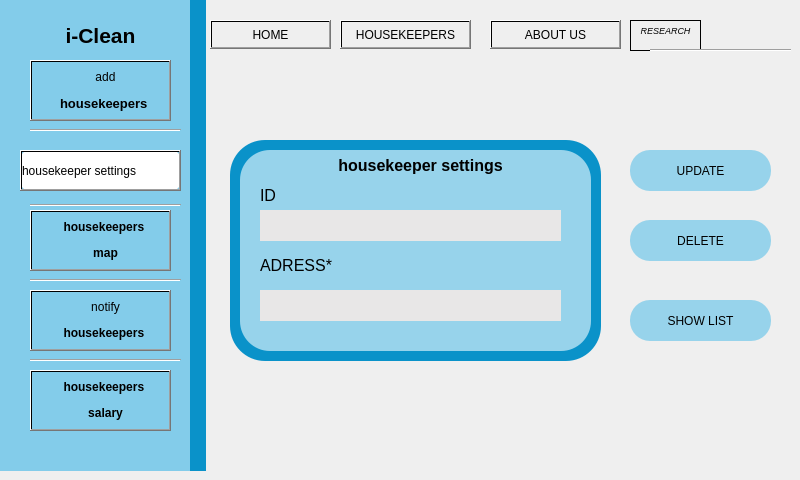
      <widget class="QWidget" name="page_57">
       <widget class="QStackedWidget" name="stackedWidget_18">
        <property name="geometry">
         <rect>
          <x>0</x>
          <y>0</y>
          <width>791</width>
          <height>471</height>
         </rect>
        </property>
        <property name="currentIndex">
         <number>0</number>
        </property>
        <widget class="QWidget" name="page_58">
         <widget class="QLabel" name="label_380">
          <property name="geometry">
           <rect>
            <x>0</x>
            <y>0</y>
            <width>841</width>
            <height>471</height>
           </rect>
          </property>
          <property name="text">
           <string/>
          </property>
          <property name="pixmap">
           <pixmap>../../../OneDrive - ESPRIT/Bureau/projet qt/arr.png</pixmap>
          </property>
         </widget>
         <widget class="QLabel" name="label_381">
          <property name="geometry">
           <rect>
            <x>0</x>
            <y>0</y>
            <width>191</width>
            <height>471</height>
           </rect>
          </property>
          <property name="styleSheet">
           <string notr="true">background-color: rgb(131, 204, 234);</string>
          </property>
          <property name="text">
           <string/>
          </property>
         </widget>
         <widget class="QLabel" name="label_382">
          <property name="geometry">
           <rect>
            <x>190</x>
            <y>0</y>
            <width>16</width>
            <height>471</height>
           </rect>
          </property>
          <property name="styleSheet">
           <string notr="true">background-color: rgb(10, 146, 201);</string>
          </property>
          <property name="text">
           <string/>
          </property>
         </widget>
         <widget class="QLabel" name="label_383">
          <property name="geometry">
           <rect>
            <x>50</x>
            <y>20</y>
            <width>101</width>
            <height>31</height>
           </rect>
          </property>
          <property name="text">
           <string>&lt;html&gt;&lt;head/&gt;&lt;body&gt;&lt;p align=&quot;center&quot;&gt;&lt;span style=&quot; font-size:16pt; font-weight:700;&quot;&gt;i-Clean&lt;/span&gt;&lt;/p&gt;&lt;/body&gt;&lt;/html&gt;</string>
          </property>
         </widget>
         <widget class="QLabel" name="label_384">
          <property name="geometry">
           <rect>
            <x>40</x>
            <y>370</y>
            <width>131</width>
            <height>61</height>
           </rect>
          </property>
          <property name="styleSheet">
           <string notr="true">font: 11pt &quot;Sitka&quot;;</string>
          </property>
          <property name="text">
           <string>&lt;html&gt;&lt;head/&gt;&lt;body&gt;&lt;p align=&quot;center&quot;&gt;&lt;span style=&quot; font-weight:700;&quot;&gt;housekeepers &lt;/span&gt;&lt;/p&gt;&lt;p align=&quot;center&quot;&gt;&lt;span style=&quot; font-weight:700;&quot;&gt;salary&lt;/span&gt;&lt;/p&gt;&lt;/body&gt;&lt;/html&gt;</string>
          </property>
         </widget>
         <widget class="Line" name="line_111">
          <property name="geometry">
           <rect>
            <x>30</x>
            <y>190</y>
            <width>151</width>
            <height>31</height>
           </rect>
          </property>
          <property name="orientation">
           <enum>Qt::Orientation::Horizontal</enum>
          </property>
         </widget>
         <widget class="QPushButton" name="pushButton_153">
          <property name="geometry">
           <rect>
            <x>30</x>
            <y>210</y>
            <width>141</width>
            <height>61</height>
           </rect>
          </property>
          <property name="styleSheet">
           <string notr="true">background-color: qlineargradient(spread:pad, x1:0, y1:0, x2:0, y2:0, stop:0 rgba(0, 0, 0, 0), stop:1 rgba(255, 255, 255, 255));</string>
          </property>
          <property name="text">
           <string/>
          </property>
         </widget>
         <widget class="QPushButton" name="pushButton_154">
          <property name="geometry">
           <rect>
            <x>30</x>
            <y>370</y>
            <width>141</width>
            <height>61</height>
           </rect>
          </property>
          <property name="styleSheet">
           <string notr="true">background-color: qlineargradient(spread:pad, x1:0, y1:0, x2:0, y2:0, stop:0 rgba(0, 0, 0, 0), stop:1 rgba(255, 255, 255, 255));</string>
          </property>
          <property name="text">
           <string/>
          </property>
         </widget>
         <widget class="QLabel" name="label_385">
          <property name="geometry">
           <rect>
            <x>40</x>
            <y>290</y>
            <width>131</width>
            <height>61</height>
           </rect>
          </property>
          <property name="styleSheet">
           <string notr="true">font: 11pt &quot;Sitka&quot;;</string>
          </property>
          <property name="text">
           <string>&lt;html&gt;&lt;head/&gt;&lt;body&gt;&lt;p align=&quot;center&quot;&gt;notify&lt;/p&gt;&lt;p align=&quot;center&quot;&gt;&lt;span style=&quot; font-weight:700;&quot;&gt;housekeepers &lt;/span&gt;&lt;/p&gt;&lt;/body&gt;&lt;/html&gt;</string>
          </property>
         </widget>
         <widget class="Line" name="line_112">
          <property name="geometry">
           <rect>
            <x>30</x>
            <y>120</y>
            <width>151</width>
            <height>20</height>
           </rect>
          </property>
          <property name="orientation">
           <enum>Qt::Orientation::Horizontal</enum>
          </property>
         </widget>
         <widget class="QPushButton" name="pushButton_155">
          <property name="geometry">
           <rect>
            <x>30</x>
            <y>290</y>
            <width>141</width>
            <height>61</height>
           </rect>
          </property>
          <property name="styleSheet">
           <string notr="true">background-color: qlineargradient(spread:pad, x1:0, y1:0, x2:0, y2:0, stop:0 rgba(0, 0, 0, 0), stop:1 rgba(255, 255, 255, 255));</string>
          </property>
          <property name="text">
           <string/>
          </property>
         </widget>
         <widget class="Line" name="line_113">
          <property name="geometry">
           <rect>
            <x>30</x>
            <y>350</y>
            <width>151</width>
            <height>20</height>
           </rect>
          </property>
          <property name="orientation">
           <enum>Qt::Orientation::Horizontal</enum>
          </property>
         </widget>
         <widget class="QLabel" name="label_386">
          <property name="geometry">
           <rect>
            <x>40</x>
            <y>210</y>
            <width>131</width>
            <height>61</height>
           </rect>
          </property>
          <property name="styleSheet">
           <string notr="true">font: 11pt &quot;Sitka&quot;;</string>
          </property>
          <property name="text">
           <string>&lt;html&gt;&lt;head/&gt;&lt;body&gt;&lt;p align=&quot;center&quot;&gt;&lt;span style=&quot; font-weight:700;&quot;&gt;housekeepers &lt;/span&gt;&lt;/p&gt;&lt;p align=&quot;center&quot;&gt;&lt;span style=&quot; font-weight:700;&quot;&gt;map&lt;/span&gt;&lt;/p&gt;&lt;/body&gt;&lt;/html&gt;</string>
          </property>
         </widget>
         <widget class="Line" name="line_114">
          <property name="geometry">
           <rect>
            <x>30</x>
            <y>270</y>
            <width>151</width>
            <height>20</height>
           </rect>
          </property>
          <property name="orientation">
           <enum>Qt::Orientation::Horizontal</enum>
          </property>
         </widget>
         <widget class="QPushButton" name="pushButton_156">
          <property name="geometry">
           <rect>
            <x>210</x>
            <y>20</y>
            <width>121</width>
            <height>29</height>
           </rect>
          </property>
          <property name="styleSheet">
           <string notr="true">background-color: qlineargradient(spread:pad, x1:0, y1:0, x2:0, y2:0, stop:0 rgba(0, 0, 0, 0), stop:1 rgba(255, 255, 255, 255));</string>
          </property>
          <property name="text">
           <string>HOME</string>
          </property>
         </widget>
         <widget class="QToolButton" name="toolButton_44">
          <property name="geometry">
           <rect>
            <x>490</x>
            <y>20</y>
            <width>131</width>
            <height>29</height>
           </rect>
          </property>
          <property name="styleSheet">
           <string notr="true">background-color: qlineargradient(spread:pad, x1:0, y1:0, x2:0, y2:0, stop:0 rgba(0, 0, 0, 0), stop:1 rgba(255, 255, 255, 255));</string>
          </property>
          <property name="text">
           <string>ABOUT US</string>
          </property>
         </widget>
         <widget class="QToolButton" name="toolButton_45">
          <property name="geometry">
           <rect>
            <x>340</x>
            <y>20</y>
            <width>131</width>
            <height>29</height>
           </rect>
          </property>
          <property name="styleSheet">
           <string notr="true">background-color: qlineargradient(spread:pad, x1:0, y1:0, x2:0, y2:0, stop:0 rgba(0, 0, 0, 0), stop:1 rgba(255, 255, 255, 255));</string>
          </property>
          <property name="text">
           <string>HOUSEKEEPERS</string>
          </property>
         </widget>
         <widget class="QTextEdit" name="textEdit_22">
          <property name="geometry">
           <rect>
            <x>630</x>
            <y>20</y>
            <width>71</width>
            <height>31</height>
           </rect>
          </property>
          <property name="styleSheet">
           <string notr="true">background-color: qlineargradient(spread:pad, x1:0, y1:0, x2:0, y2:0, stop:0 rgba(0, 0, 0, 0), stop:1 rgba(255, 255, 255, 255));</string>
          </property>
          <property name="html">
           <string>&lt;!DOCTYPE HTML PUBLIC &quot;-//W3C//DTD HTML 4.0//EN&quot; &quot;http://www.w3.org/TR/REC-html40/strict.dtd&quot;&gt;
&lt;html&gt;&lt;head&gt;&lt;meta name=&quot;qrichtext&quot; content=&quot;1&quot; /&gt;&lt;meta charset=&quot;utf-8&quot; /&gt;&lt;style type=&quot;text/css&quot;&gt;
p, li { white-space: pre-wrap; }
hr { height: 1px; border-width: 0; }
li.unchecked::marker { content: &quot;\2610&quot;; }
li.checked::marker { content: &quot;\2612&quot;; }
&lt;/style&gt;&lt;/head&gt;&lt;body style=&quot; font-family:'Segoe UI'; font-size:9pt; font-weight:400; font-style:normal;&quot;&gt;
&lt;p align=&quot;center&quot; style=&quot; margin-top:0px; margin-bottom:0px; margin-left:0px; margin-right:0px; -qt-block-indent:0; text-indent:0px;&quot;&gt;&lt;span style=&quot; font-size:7pt; font-style:italic;&quot;&gt;RESEARCH&lt;/span&gt;&lt;/p&gt;&lt;/body&gt;&lt;/html&gt;</string>
          </property>
         </widget>
         <widget class="Line" name="line_115">
          <property name="geometry">
           <rect>
            <x>650</x>
            <y>40</y>
            <width>151</width>
            <height>20</height>
           </rect>
          </property>
          <property name="orientation">
           <enum>Qt::Orientation::Horizontal</enum>
          </property>
         </widget>
         <widget class="QLabel" name="label_387">
          <property name="geometry">
           <rect>
            <x>230</x>
            <y>140</y>
            <width>371</width>
            <height>221</height>
           </rect>
          </property>
          <property name="styleSheet">
           <string notr="true">background-color: rgb(10, 146, 201);
border-radius: 35px;
border-width: 10px;
border-color: qlineargradient(spread:pad, x1:0, y1:0, x2:1, y2:1, stop:0 rgba(10, 146, 201, 255), stop:1 rgba(255, 255, 255, 255));</string>
          </property>
          <property name="text">
           <string/>
          </property>
         </widget>
         <widget class="QLabel" name="label_388">
          <property name="geometry">
           <rect>
            <x>240</x>
            <y>150</y>
            <width>351</width>
            <height>201</height>
           </rect>
          </property>
          <property name="styleSheet">
           <string notr="true">background-color: rgb(151, 211, 235);
border-radius: 30px;
border-width: 10px;
border-color: qlineargradient(spread:pad, x1:0, y1:0, x2:1, y2:1, stop:0 rgba(10, 146, 201, 255), stop:1 rgba(255, 255, 255, 255));</string>
          </property>
          <property name="text">
           <string/>
          </property>
         </widget>
         <widget class="QLabel" name="label_389">
          <property name="geometry">
           <rect>
            <x>630</x>
            <y>220</y>
            <width>141</width>
            <height>41</height>
           </rect>
          </property>
          <property name="styleSheet">
           <string notr="true">background-color: rgb(151, 211, 235);
border-radius: 20px;
border-width: 10px;
border-color: qlineargradient(spread:pad, x1:0, y1:0, x2:1, y2:1, stop:0 rgba(10, 146, 201, 255), stop:1 rgba(255, 255, 255, 255));</string>
          </property>
          <property name="text">
           <string/>
          </property>
         </widget>
         <widget class="QLabel" name="label_390">
          <property name="geometry">
           <rect>
            <x>630</x>
            <y>150</y>
            <width>141</width>
            <height>41</height>
           </rect>
          </property>
          <property name="styleSheet">
           <string notr="true">background-color: rgb(151, 211, 235);
border-radius: 20px;
border-width: 10px;
border-color: qlineargradient(spread:pad, x1:0, y1:0, x2:1, y2:1, stop:0 rgba(10, 146, 201, 255), stop:1 rgba(255, 255, 255, 255));</string>
          </property>
          <property name="text">
           <string/>
          </property>
         </widget>
         <widget class="QPushButton" name="pushButton_157">
          <property name="geometry">
           <rect>
            <x>630</x>
            <y>150</y>
            <width>141</width>
            <height>41</height>
           </rect>
          </property>
          <property name="styleSheet">
           <string notr="true">border-radius: 20px;</string>
          </property>
          <property name="text">
           <string>UPDATE</string>
          </property>
         </widget>
         <widget class="QPushButton" name="pushButton_158">
          <property name="geometry">
           <rect>
            <x>630</x>
            <y>220</y>
            <width>141</width>
            <height>41</height>
           </rect>
          </property>
          <property name="styleSheet">
           <string notr="true">border-radius: 20px;</string>
          </property>
          <property name="text">
           <string>DELETE</string>
          </property>
         </widget>
         <widget class="QLabel" name="label_391">
          <property name="geometry">
           <rect>
            <x>630</x>
            <y>300</y>
            <width>141</width>
            <height>41</height>
           </rect>
          </property>
          <property name="styleSheet">
           <string notr="true">background-color: rgb(151, 211, 235);
border-radius: 20px;
border-width: 10px;
border-color: qlineargradient(spread:pad, x1:0, y1:0, x2:1, y2:1, stop:0 rgba(10, 146, 201, 255), stop:1 rgba(255, 255, 255, 255));</string>
          </property>
          <property name="text">
           <string/>
          </property>
         </widget>
         <widget class="QPushButton" name="pushButton_159">
          <property name="geometry">
           <rect>
            <x>630</x>
            <y>300</y>
            <width>141</width>
            <height>41</height>
           </rect>
          </property>
          <property name="styleSheet">
           <string notr="true">border-radius: 20px;</string>
          </property>
          <property name="text">
           <string>SHOW LIST</string>
          </property>
         </widget>
         <widget class="QLabel" name="label_392">
          <property name="geometry">
           <rect>
            <x>260</x>
            <y>250</y>
            <width>111</width>
            <height>31</height>
           </rect>
          </property>
          <property name="text">
           <string>&lt;html&gt;&lt;head/&gt;&lt;body&gt;&lt;p&gt;&lt;span style=&quot; font-size:12pt;&quot;&gt;ADRESS*&lt;/span&gt;&lt;/p&gt;&lt;/body&gt;&lt;/html&gt;</string>
          </property>
         </widget>
         <widget class="QLabel" name="label_393">
          <property name="geometry">
           <rect>
            <x>310</x>
            <y>130</y>
            <width>221</width>
            <height>71</height>
           </rect>
          </property>
          <property name="text">
           <string>&lt;html&gt;&lt;head/&gt;&lt;body&gt;&lt;p align=&quot;center&quot;&gt;&lt;span style=&quot; font-size:12pt; font-weight:700;&quot;&gt;housekeeper settings&lt;/span&gt;&lt;/p&gt;&lt;/body&gt;&lt;/html&gt;</string>
          </property>
         </widget>
         <widget class="QLabel" name="label_394">
          <property name="geometry">
           <rect>
            <x>260</x>
            <y>180</y>
            <width>63</width>
            <height>31</height>
           </rect>
          </property>
          <property name="text">
           <string>&lt;html&gt;&lt;head/&gt;&lt;body&gt;&lt;p&gt;&lt;span style=&quot; font-size:12pt;&quot;&gt;ID&lt;/span&gt;&lt;/p&gt;&lt;/body&gt;&lt;/html&gt;</string>
          </property>
         </widget>
         <widget class="QLabel" name="label_395">
          <property name="geometry">
           <rect>
            <x>260</x>
            <y>290</y>
            <width>301</width>
            <height>31</height>
           </rect>
          </property>
          <property name="styleSheet">
           <string notr="true">background-color: rgb(232, 231, 231);</string>
          </property>
          <property name="text">
           <string/>
          </property>
         </widget>
         <widget class="QLabel" name="label_396">
          <property name="geometry">
           <rect>
            <x>260</x>
            <y>210</y>
            <width>301</width>
            <height>31</height>
           </rect>
          </property>
          <property name="styleSheet">
           <string notr="true">background-color: rgb(232, 231, 231);</string>
          </property>
          <property name="text">
           <string/>
          </property>
         </widget>
         <widget class="Line" name="line_116">
          <property name="geometry">
           <rect>
            <x>30</x>
            <y>120</y>
            <width>151</width>
            <height>20</height>
           </rect>
          </property>
          <property name="orientation">
           <enum>Qt::Orientation::Horizontal</enum>
          </property>
         </widget>
         <widget class="QPushButton" name="pushButton_160">
          <property name="geometry">
           <rect>
            <x>30</x>
            <y>60</y>
            <width>141</width>
            <height>61</height>
           </rect>
          </property>
          <property name="styleSheet">
           <string notr="true">background-color: qlineargradient(spread:pad, x1:0, y1:0, x2:0, y2:0, stop:0 rgba(0, 0, 0, 0), stop:1 rgba(255, 255, 255, 255));</string>
          </property>
          <property name="text">
           <string/>
          </property>
         </widget>
         <widget class="QLabel" name="label_397">
          <property name="geometry">
           <rect>
            <x>40</x>
            <y>60</y>
            <width>131</width>
            <height>61</height>
           </rect>
          </property>
          <property name="styleSheet">
           <string notr="true">font: 11pt &quot;Sitka&quot;;</string>
          </property>
          <property name="text">
           <string>&lt;html&gt;&lt;head/&gt;&lt;body&gt;&lt;p align=&quot;center&quot;&gt;add&lt;/p&gt;&lt;p align=&quot;center&quot;&gt;&lt;span style=&quot; font-size:10pt; font-weight:700;&quot;&gt;housekeepers &lt;/span&gt;&lt;/p&gt;&lt;/body&gt;&lt;/html&gt;</string>
          </property>
         </widget>
         <widget class="QLineEdit" name="lineEdit_22">
          <property name="geometry">
           <rect>
            <x>20</x>
            <y>150</y>
            <width>161</width>
            <height>41</height>
           </rect>
          </property>
          <property name="styleSheet">
           <string notr="true">font: 9pt &quot;Sitka&quot;;
border-radius: 10px;
</string>
          </property>
          <property name="text">
           <string>housekeeper settings</string>
          </property>
         </widget>
         <widget class="QPushButton" name="pushButton_161">
          <property name="geometry">
           <rect>
            <x>20</x>
            <y>150</y>
            <width>161</width>
            <height>41</height>
           </rect>
          </property>
          <property name="styleSheet">
           <string notr="true">background-color: qlineargradient(spread:pad, x1:0, y1:0, x2:0, y2:0, stop:0 rgba(0, 0, 0, 0), stop:1 rgba(255, 255, 255, 255));</string>
          </property>
          <property name="text">
           <string/>
          </property>
         </widget>
        </widget>
        <widget class="QWidget" name="page_59"/>
       </widget>
      </widget>
